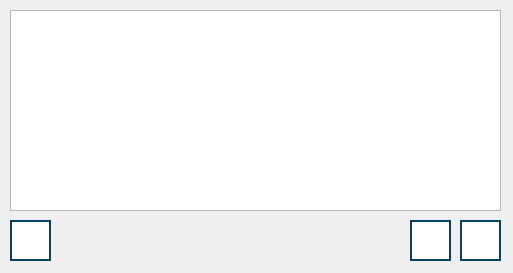
<?xml version="1.0" encoding="UTF-8"?>
<ui version="4.0">
 <class>FormatNoteWindow</class>
 <widget class="QDialog" name="FormatNoteWindow">
  <property name="geometry">
   <rect>
    <x>0</x>
    <y>0</y>
    <width>513</width>
    <height>273</height>
   </rect>
  </property>
  <property name="windowTitle">
   <string>Формат примечания к работе - RayTracing</string>
  </property>
  <widget class="QTextEdit" name="text_note">
   <property name="geometry">
    <rect>
     <x>10</x>
     <y>10</y>
     <width>491</width>
     <height>201</height>
    </rect>
   </property>
  </widget>
  <widget class="QPushButton" name="button_cancel">
   <property name="geometry">
    <rect>
     <x>460</x>
     <y>220</y>
     <width>41</width>
     <height>41</height>
    </rect>
   </property>
   <property name="toolTip">
    <string>Отмена</string>
   </property>
   <property name="styleSheet">
    <string notr="true">QPushButton {
    background-color: rgb(255, 255, 255);
    border: 2px solid #094065;
}

QPushButton:pressed {
    background-color:  rgb(118, 118, 118);
}
</string>
   </property>
   <property name="text">
    <string/>
   </property>
   <property name="icon">
    <iconset>
     <normaloff>images/cancel-button.png</normaloff>images/cancel-button.png</iconset>
   </property>
   <property name="iconSize">
    <size>
     <width>32</width>
     <height>32</height>
    </size>
   </property>
  </widget>
  <widget class="QPushButton" name="button_accept">
   <property name="geometry">
    <rect>
     <x>410</x>
     <y>220</y>
     <width>41</width>
     <height>41</height>
    </rect>
   </property>
   <property name="toolTip">
    <string>Принять изменения</string>
   </property>
   <property name="styleSheet">
    <string notr="true">QPushButton {
    background-color: rgb(255, 255, 255);
    border: 2px solid #094065;
}

QPushButton:pressed {
    background-color:  rgb(118, 118, 118);
}
</string>
   </property>
   <property name="text">
    <string/>
   </property>
   <property name="icon">
    <iconset>
     <normaloff>images/complete-button.png</normaloff>images/complete-button.png</iconset>
   </property>
   <property name="iconSize">
    <size>
     <width>32</width>
     <height>32</height>
    </size>
   </property>
  </widget>
  <widget class="QPushButton" name="button_help">
   <property name="geometry">
    <rect>
     <x>10</x>
     <y>220</y>
     <width>41</width>
     <height>41</height>
    </rect>
   </property>
   <property name="toolTip">
    <string>Получить справку</string>
   </property>
   <property name="styleSheet">
    <string notr="true">QPushButton {
    background-color: rgb(255, 255, 255);
    border: 2px solid #094065;
}

QPushButton:pressed {
    background-color:  rgb(118, 118, 118);
}
</string>
   </property>
   <property name="text">
    <string/>
   </property>
   <property name="icon">
    <iconset>
     <normaloff>images/help-button.png</normaloff>images/help-button.png</iconset>
   </property>
   <property name="iconSize">
    <size>
     <width>32</width>
     <height>32</height>
    </size>
   </property>
  </widget>
 </widget>
 <resources/>
 <connections/>
</ui>
